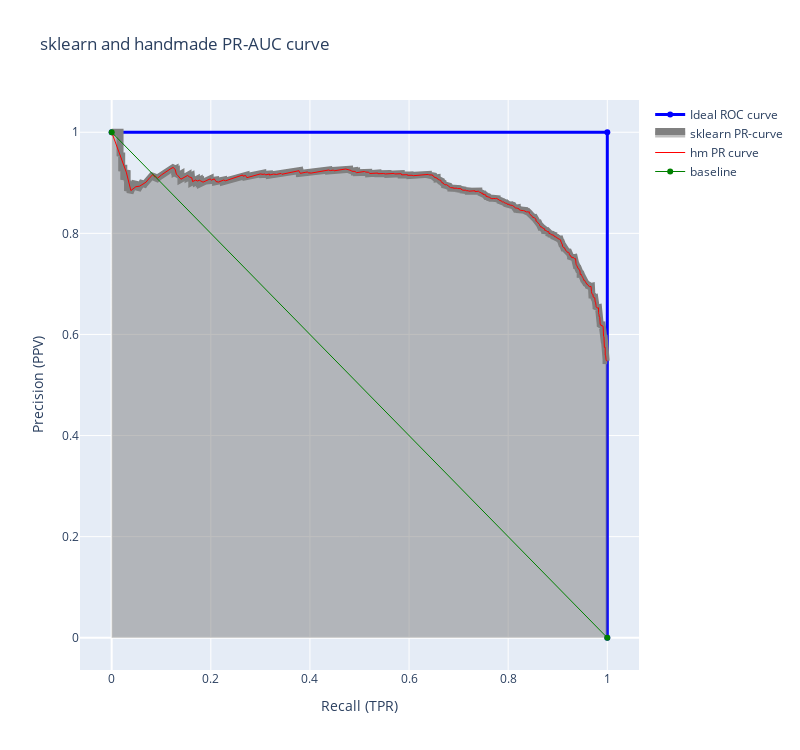

Notebook source saved alongside this figure:
### Markdown cell above
#### Precision-Recall curve

### Code cell
predictions = log_regr.predict_proba(X_test)             # array of probabilities [0,1]
precision1, recall1, thres = precision_recall_curve( y_test, predictions[:,1]) # select the second dimension with class 1 probabilities

fig = go.Figure()
fig.add_trace(go.Scatter(x=[0,1,1], y=[1,1,0], name='Ideal ROC curve',line=dict(color="blue", width=3)))
fig.add_trace(go.Scatter(  x= recall1,  y= precision1, mode='lines', fill= 'tozeroy', name= "sklearn PR-curve" , 
                         line=dict(color="grey", width=7))
)
# roc_ output: 0-FPR, 1-Recall, 2-Precision
fig.add_trace(go.Scatter(x=[i[1] for i in roc_],y=[i[2] for i in roc_],mode='lines',  name= "hm PR curve",line=dict(color="red", width=1)) )
fig.add_trace(go.Scatter(x=[0,1], y=[1,0], name="baseline",line=dict(color="Green", width=1)))
fig.update_layout(title= "sklearn and handmade PR-AUC curve", xaxis_title="Recall (TPR)", yaxis_title="Precision (PPV)", width=800, height=750 )
fig.show()

### Figure 1 — Plotly figure (JSON) as saved in the notebook; plotly's stock layout.template omitted (floating-point values rounded to 4 significant figures; data arrays with more than 128 entries replaced by an {"elided": "..."} marker saying what was removed)
{"data": [{"line": {"color": "blue", "width": 3}, "name": "Ideal ROC curve", "type": "scatter", "x": [0, 1, 1], "y": [1, 1, 0]}, {"fill": "tozeroy", "line": {"color": "grey", "width": 7}, "mode": "lines", "name": "sklearn PR-curve", "type": "scatter", "x": {"elided": "2168 float values"}, "y": {"elided": "2168 float values"}}, {"line": {"color": "red", "width": 1}, "mode": "lines", "name": "hm PR curve", "type": "scatter", "x": {"elided": "1001 float values"}, "y": {"elided": "1001 float values"}}, {"line": {"color": "Green", "width": 1}, "name": "baseline", "type": "scatter", "x": [0, 1], "y": [1, 0]}], "layout": {"height": 750, "title": {"text": "sklearn and handmade PR-AUC curve"}, "width": 800, "xaxis": {"title": {"text": "Recall (TPR)"}}, "yaxis": {"title": {"text": "Precision (PPV)"}}}}
